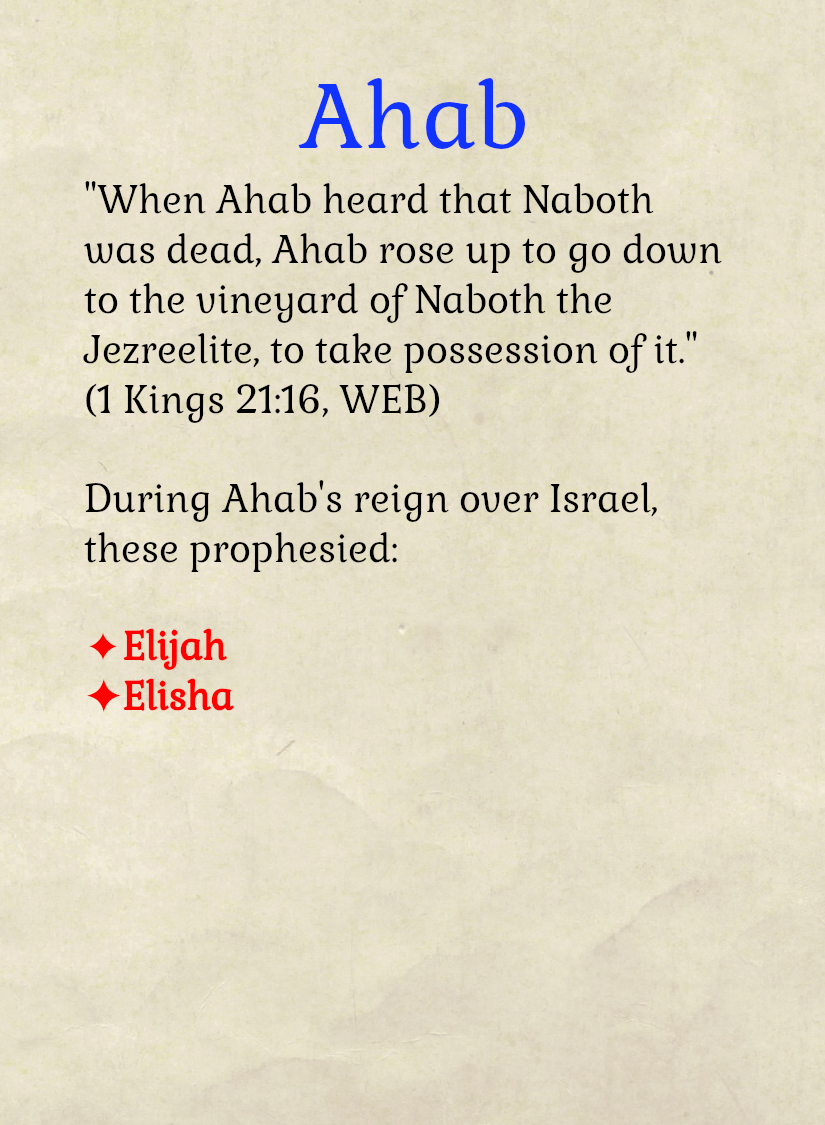
#> input picture assets/pk/Ahab2V2.png, 825 x 1125 px; its folder holds 4 pictures in this run
$ python build-cards.py
#> lines starting #> are read from the running program, lines starting #| are printed output that depends on the picture
#!/usr/bin/env python3
"""Build the Prophets & Kings card gallery from the card pictures in assets/pk/.

  python3 pk/tools/build-cards.py            (run from the repo root)

Reads assets/pk/*.png (the card faces and the card back; any other file there is ignored), writes WebP files at 320, 640
and full size to assets/pk-web/cards/ and a list of them to pk/cards-data.js, which the page reads. The deck has 70 cards
but 67 pictures: Jeroboam II is printed 3 times and Darius twice from one picture each (the page's summary table says how many
cards each king and prophet has). Re-running is safe: files that are already newer than their source are skipped.
"""
import json, os, re
from PIL import Image

ROOT = os.path.abspath(os.path.join(os.path.dirname(__file__), '..', '..'))
SRC = os.path.join(ROOT, 'assets', 'pk')
OUT = os.path.join(ROOT, 'assets', 'pk-web', 'cards')
DATA = os.path.join(ROOT, 'pk', 'cards-data.js')
WIDTHS = (320, 640, 825)
EXPECTED = 70
PROPHETS = ['Elijah', 'Elisha', 'Jonah', 'Amos', 'Hosea', 'Isaiah', 'Micah', 'Zephaniah', 'Jeremiah', 'Habakkuk', 'Daniel', 'Ezekiel', 'Zechariah', 'Haggai']
ISRAEL = ['Ahab', 'Ahaziah', 'Joram', 'Jehu', 'Jehoahaz (Israel)', 'Jehoash', 'Jeroboam II']
JUDAH = ['Uzziah', 'Jotham', 'Ahaz', 'Hezekiah', 'Manasseh', 'Josiah', 'Jehoahaz (Judah)', 'Jehoiakim', 'Jehoiachin', 'Zedekiah']
GENTILE = ['Nebuchadnezzar', 'Belshazzar', 'Cyrus', 'Darius']
GROUPS = [('prophets', 'Prophets', 'The prophets (red names)', PROPHETS), ('israel', 'Kings of Israel', 'Kings of the northern kingdom (blue names)', ISRAEL),
          ('judah', 'Kings of Judah', 'Kings of the southern kingdom (green names)', JUDAH), ('gentile', 'Foreign kings', 'Kings of other nations (purple names)', GENTILE)]
FILE_NAMES = {'Jehoahaz': 'Jehoahaz (Israel)', 'JehoahazJudah': 'Jehoahaz (Judah)', 'Jehoikim': 'Jehoiakim', 'Jeroboam': 'Jeroboam II'}   # file name -> the name on the card
COPIES = {'Jeroboam II': 3, 'Darius': 2}              # printed more than once from the one picture
KIND = {'prophets': 'prophet', 'israel': 'king of Israel', 'judah': 'king of Judah', 'gentile': 'foreign king'}

def parse(stem):
#> called with stem = 'Ahab2V2'
    m = re.match(r'^([A-Za-z]+?)(\d*)V\d+$', stem)
    if not m: return None
    base, n = m.group(1), m.group(2)
    name = FILE_NAMES.get(base, base)
    for gid, _, _, names in GROUPS:
        if name in names: return gid, name, int(n) if n else 1, names.index(name)
    return None

def main():
    os.makedirs(OUT, exist_ok=True)
    found, back, made = [], None, 0
    for f in sorted(os.listdir(SRC)):
        stem, ext = os.path.splitext(f)
        if ext.lower() != '.png': continue
        path = os.path.join(SRC, f)
        if 'back' in stem.lower(): cid, info = 'back', None
        else:
            info = parse(stem)
            if not info: print('skipped', f); continue
            cid = re.sub(r'[^a-z0-9]+', '-', f'{info[1]}-{info[2]}'.lower()).strip('-')
        im = None
        for w in WIDTHS:
            out = os.path.join(OUT, f'{cid}-{w}.webp')
            if os.path.exists(out) and os.path.getmtime(out) >= os.path.getmtime(path): continue
            if im is None: im = Image.open(path).convert('RGBA')
#> im is the input picture: PIL image 825x1125 RGBA; mean R, G, B, A 223, 215.5, 194.3, 255
            (im if w >= im.width else im.resize((w, round(w * im.height / im.width)), Image.LANCZOS)).save(out, 'WEBP', quality=82, method=4); made += 1
#> after `(im if w >= im.width else im.resize((w, round(w * im.height / im.width`:
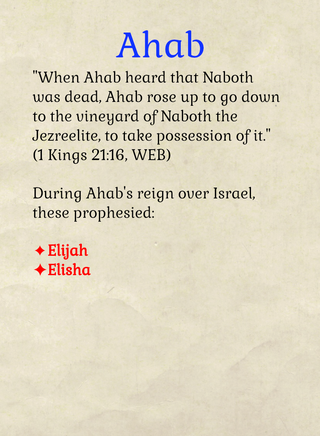
#> saved as ahab-2-320.webp: PIL image 320x436 RGBA; mean R, G, B, A 223, 215.5, 194.4, 255
        w0, h0 = Image.open(path).size
#> w0 = 825; h0 = 1125
        entry = dict(src=f'../assets/pk-web/cards/{cid}', widths=list(WIDTHS), w=w0, h=h0)
#> entry = {'src': '../assets/pk-web/cards/ahab-2', 'widths': [320, 640, 825], 'w': 825, 'h': 1125}
        if info is None: back = dict(entry, alt='The back of a Prophets & Kings card.')
        else: found.append((info, cid, entry))
#> pass 2 of the loop in main, `for f in sorted(os.listdir(SRC)):`:
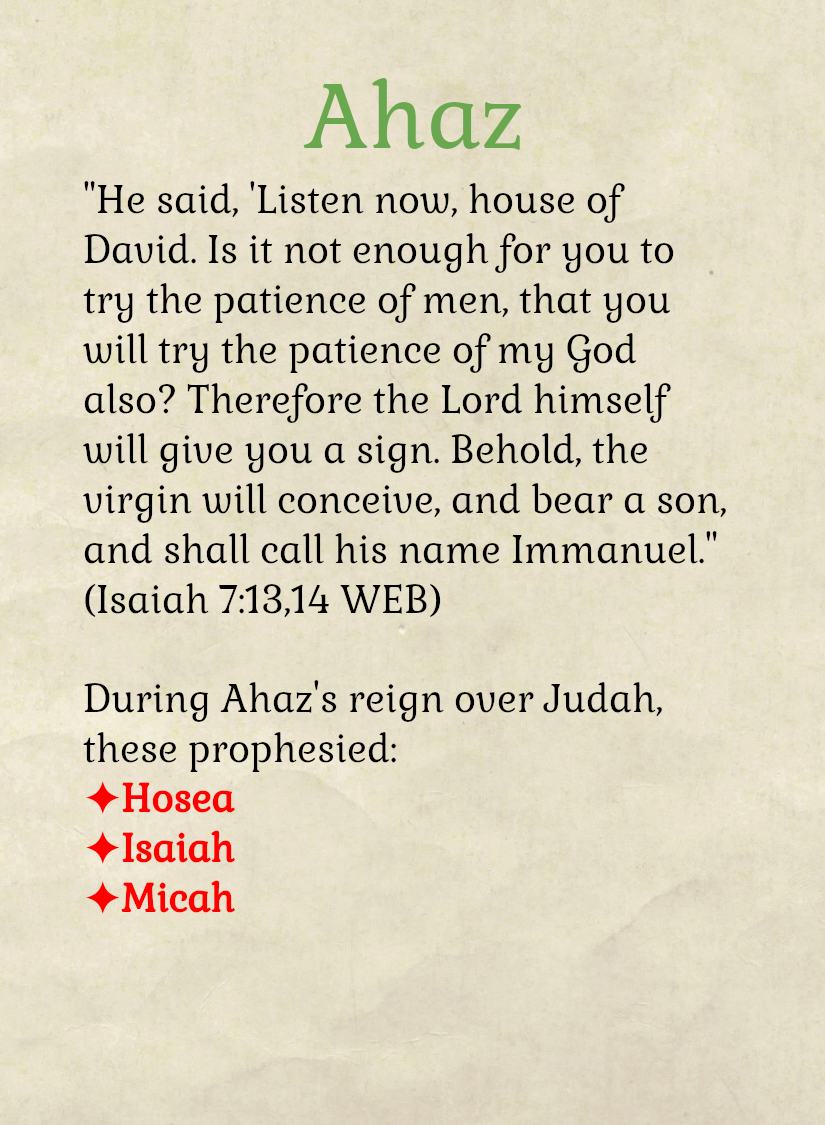
#> input picture assets/pk/Ahaz3V2.png, 825 x 1125 px
#> in main, im is the input picture: PIL image 825x1125 RGBA; mean R, G, B, A 219.8, 212.1, 190, 255
#> in main, `(im if w >= im.width else im.resize((w, round(w * im.height / im.width`:
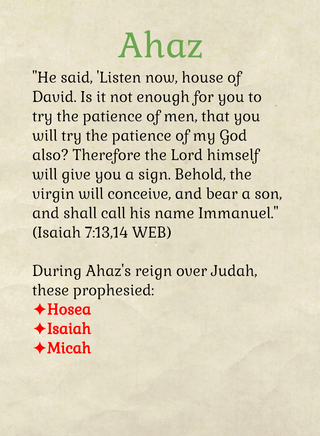
#> saved as ahaz-3-320.webp: PIL image 320x436 RGBA; mean R, G, B, A 219.9, 212.2, 190.1, 255
#> entry = {'src': '../assets/pk-web/cards/ahaz-3', 'widths': [320, 640, 825], 'w': 825, 'h': 1125}
#> pass 3 of the loop in main, `for f in sorted(os.listdir(SRC)):`:
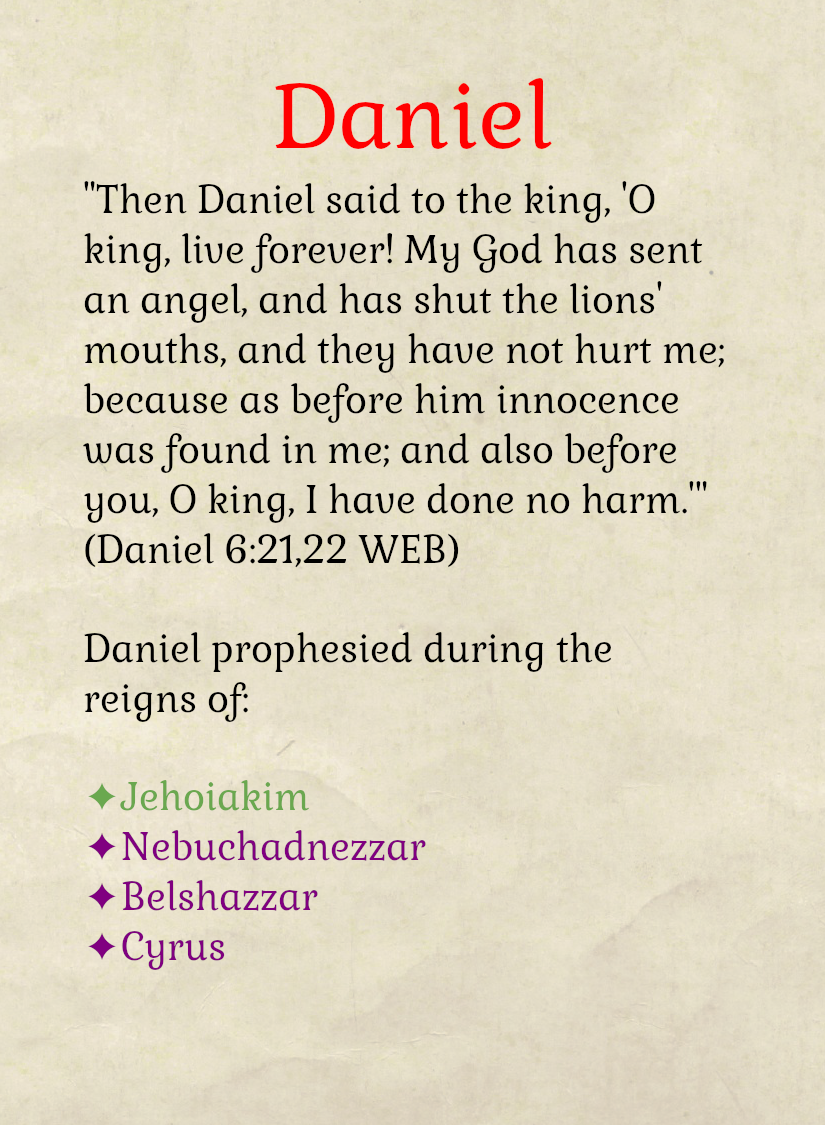
#> input picture assets/pk/Daniel2V2.png, 825 x 1125 px
#> in main, im is the input picture: PIL image 825x1125 RGBA; mean R, G, B, A 220.6, 212, 190.7, 255
#> in main, `(im if w >= im.width else im.resize((w, round(w * im.height / im.width`:
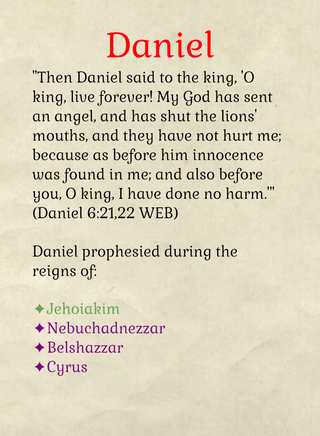
#> saved as daniel-2-320.webp: PIL image 320x436 RGBA; mean R, G, B, A 220.7, 212.1, 190.8, 255
#> entry = {'src': '../assets/pk-web/cards/daniel-2', 'widths': [320, 640, 825], 'w': 825, 'h': 1125}
#> the loop made 4 passes; the first 3 are shown
    count = {}
    for info, _, _ in found: count[info[1]] = count.get(info[1], 0) + 1
    order = {g[0]: i for i, g in enumerate(GROUPS)}
    cards = []
    for info, cid, entry in sorted(found, key=lambda x: (order[x[0][0]], x[0][3], x[0][2])):
        gid, name, n, _ = info
        label = f'{name} ({n} of {count[name]})' if count[name] > 1 else name
        c = dict(id=cid, group=gid, name=label, alt=f'The {name} card ({KIND[gid]}).' + (f' Card {n} of {count[name]} for this {"prophet" if gid == "prophets" else "king"}.' if count[name] > 1 else ''), **entry)
        if name in COPIES: c['copies'] = COPIES[name]
        cards.append(c)
    total = sum(c.get('copies', 1) for c in cards)
    data = dict(total=total, expected=EXPECTED, noun='cards', countAll=False, groups=[dict(id=i, label=l, title=t) for i, l, t, _ in GROUPS], cards=cards)
    if back: data['back'] = back
    with open(DATA, 'w') as fh:
        fh.write('// Generated by pk/tools/build-cards.py from assets/pk/. Do not edit by hand.\nwindow.SDG_CARDS = ' + json.dumps(data, indent=1, ensure_ascii=False) + ';\n')
    print(f'{len(cards)} pictures = {total} cards (expected {EXPECTED}), back: {bool(back)}, {made} images made')

if __name__ == '__main__': main()
